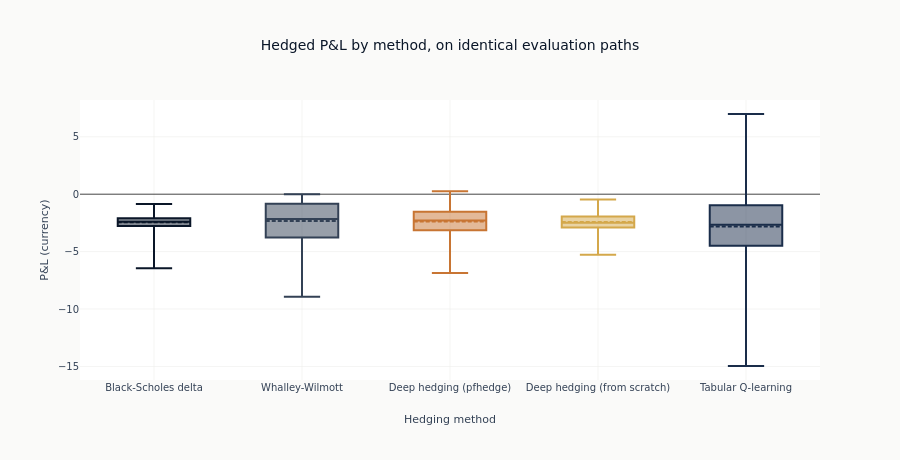

Notebook cell for this chart:
### Markdown cell above
### The same distributions as boxes

The cumulative curves separate the tails and compress the middle. A box plot
does the opposite, so the two together say where each method sits overall and
where it sits when things go wrong.

### Code cell
fig = go.Figure()
for name, values in pnl.items():
    fig.add_trace(
        go.Box(
            y=np.asarray(values) * SPOT,
            name=name,
            marker_color=COLOR_BY_METHOD[name],
            boxpoints=False,
            boxmean=True,
        )
    )
fig.update_layout(
    title="Hedged P&L by method, on identical evaluation paths",
    xaxis_title="Hedging method",
    yaxis_title="P&L (currency)",
    height=460,
    showlegend=False,
)
show_plotly_with_alt(
    fig,
    "A box per hedging method over the terminal profit and loss of every evaluation path, with the mean marked.",
)

### Figure 1 — Plotly figure (JSON) as saved in the notebook; plotly's stock layout.template omitted (floating-point values rounded to 4 significant figures; data arrays with more than 128 entries replaced by an {"elided": "..."} marker saying what was removed)
{"data": [{"boxmean": true, "boxpoints": false, "marker": {"color": "#0a1628"}, "name": "Black-Scholes delta", "type": "box", "y": {"elided": "10000 float values"}}, {"boxmean": true, "boxpoints": false, "marker": {"color": "#334155"}, "name": "Whalley-Wilmott", "type": "box", "y": {"elided": "10000 float values"}}, {"boxmean": true, "boxpoints": false, "marker": {"color": "#C87533"}, "name": "Deep hedging (pfhedge)", "type": "box", "y": {"elided": "10000 float values"}}, {"boxmean": true, "boxpoints": false, "marker": {"color": "#D4A84B"}, "name": "Deep hedging (from scratch)", "type": "box", "y": {"elided": "10000 float values"}}, {"boxmean": true, "boxpoints": false, "marker": {"color": "#1a2d4a"}, "name": "Tabular Q-learning", "type": "box", "y": {"elided": "10000 float values"}}], "layout": {"height": 460, "showlegend": false, "title": {"text": "Hedged P&L by method, on identical evaluation paths"}, "xaxis": {"title": {"text": "Hedging method"}}, "yaxis": {"title": {"text": "P&L (currency)"}}}}
